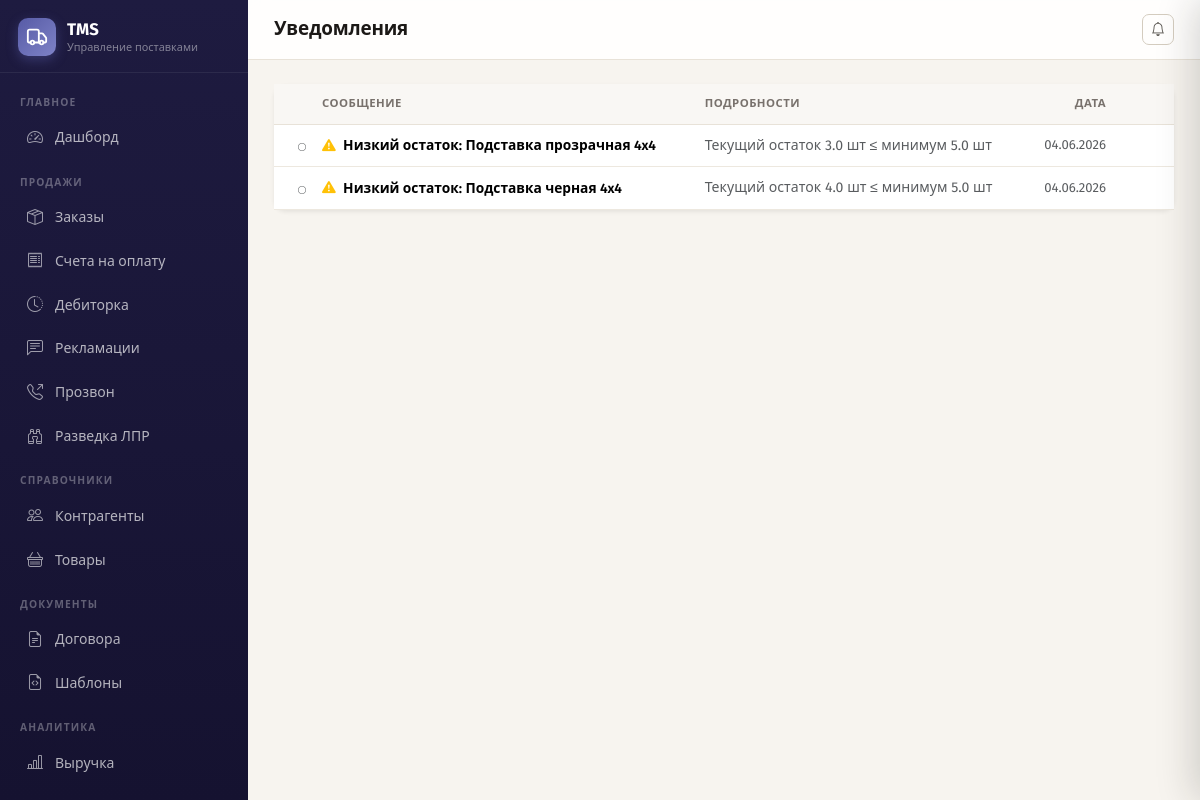
Screenshot of /notifications/ (signed in) with the database file from the repository.
### app/models.py (models this page shows)
class Notification(Base):
    __tablename__ = "notifications"
    id = Column(Integer, primary_key=True)
    type = Column(String(30), default="low_stock")
    title = Column(String(200), nullable=False)
    body = Column(Text)
    product_id = Column(Integer, ForeignKey("products.id"))
    user_id = Column(Integer, ForeignKey("users.id"))
    is_read = Column(Boolean, default=False)
    created_at = Column(DateTime, server_default=func.now())
    product = relationship("Product")
    user = relationship("User")

### app/routers/notifications.py (the view)
@router.get("/", response_class=HTMLResponse)
@login_required
async def notifications_list(request: Request, db: Session = Depends(get_db)):
    items = db.query(Notification).filter(_visible_filter(request))\
        .order_by(Notification.created_at.desc()).limit(100).all()
    unread_count = sum(1 for n in items if not n.is_read)
    return templates.TemplateResponse(request, "notifications/list.html", {
        "notifications": items,
        "unread_count": unread_count,
    })

### app/templates/notifications/list.html (shortened to what this page needs)
{% extends "base.html" %}
{% block page_title %}Уведомления{% endblock %}
{% block content %}
<div class="card border-0 shadow-sm">
  {% if not notifications %}
  <div class="text-center py-5 text-muted">
    <i class="bi bi-bell-slash fs-2 d-block mb-2"></i>
    Нет уведомлений
  </div>
  {% else %}
  <div class="table-responsive">
    <table class="table tms-table mb-0">
      <thead>
        <tr>
          <th class="ps-4" style="width:2rem"></th>
          <th>Сообщение</th>
          <th>Подробности</th>
          <th class="text-end">Дата</th>
          <th style="width:60px"></th>
        </tr>
      </thead>
      <tbody>
        {% for n in notifications %}
        <tr class="{% if not n.is_read %}table-warning{% endif %}">
          <td class="ps-4 text-center">
            {% if not n.is_read %}
            <i class="bi bi-circle-fill text-warning" style="font-size:.5rem" title="Не прочитано"></i>
            {% else %}
            <i class="bi bi-circle text-muted" style="font-size:.5rem"></i>
            {% endif %}
          </td>
          <td class="fw-semibold">
            {% if n.type == 'low_stock' %}
            <i class="bi bi-exclamation-triangle-fill text-warning me-1"></i>
            {% endif %}
            {{ n.title }}
          </td>
          <td class="text-muted" style="font-size:.88rem">{{ n.body or '—' }}</td>
          <td class="text-end text-muted" style="font-size:.82rem; white-space:nowrap">{{ n.created_at | date_fmt }}</td>
          <td class="text-end pe-3">
          </td>
        </tr>
        {% endfor %}
      </tbody>
    </table>
  </div>
  {% endif %}
</div>
{% endblock %}

### app/static/css/app.css (style rules this page uses)
:root { --brand: #575BA6; --brand-600: #4A4E94; --brand-700: #3D4180; --brand-50: #EEEEFF; --brand-100: #DDDDF5; --brand-rgb: 87, 91, 166; --cta: #C8870A; --cta-600: #A86E08; --cta-50: #FEF3DC; --sidebar-bg: #1E1B40; --sidebar-bg-2: #151230; --sidebar-width: 248px; --bg: #F7F4EF; --surface: #FFFFFF; --border: #E8E2D8; --border-strong: #D4CCBF; --text: #1C1917; --text-muted: #78716C; --text-soft: #57534E; --r-sm: 8px; --r: 12px; --r-lg: 16px; --shadow-sm: 0 1px 2px rgba(28,25,23,.06), 0 1px 3px rgba(28,25,23,.04); --shadow: 0 4px 12px rgba(28,25,23,.09); --shadow-lg: 0 12px 32px rgba(28,25,23,.14); --bs-primary: #575BA6; --bs-primary-rgb: 87, 91, 166; --bs-link-color: #575BA6; --bs-link-color-rgb: 87, 91, 166; --bs-link-hover-color: #4A4E94; --bs-border-color: #E8E2D8; --bs-body-color: #57534E; --bs-body-font-family: 'Fira Sans', system-ui, 'Segoe UI', sans-serif; }
* { -webkit-font-smoothing: antialiased; -moz-osx-font-smoothing: grayscale; }
body { font-family: 'Fira Sans', system-ui, 'Segoe UI', sans-serif; background: var(--bg); color: var(--text-soft); font-size: .9rem; line-height: 1.55; }
.card { border: 1px solid var(--border); border-radius: var(--r); box-shadow: var(--shadow-sm); background: var(--surface); }
.tms-table { font-size: .86rem; color: var(--text-soft); }
.tms-table thead th { background: #F9F7F4; font-weight: 600; color: var(--text-muted); text-transform: uppercase; letter-spacing: .04em; font-size: .71rem; border-bottom: 1px solid var(--border); border-top: none; white-space: nowrap; padding-top: 11px; padding-bottom: 11px; }
.tms-table tbody td { border-bottom: 1px solid #EDE8DF; vertical-align: middle; padding-top: 10px; padding-bottom: 10px; }
.tms-table tbody tr { transition: background .12s ease; }

### rows the page displays
Notification: is_read True (drawn), type "low_stock" (drawn), title "Низкий остаток: Подставка прозрачная 4x4", body "Текущий остаток 3.0 шт ≤ минимум 5.0 шт", created_at "04.06.2026"
Notification: is_read True (drawn), type "low_stock" (drawn), title "Низкий остаток: Подставка черная 4x4", body "Текущий остаток 4.0 шт ≤ минимум 5.0 шт", created_at "04.06.2026"
